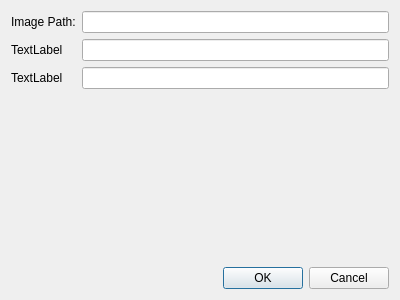
<?xml version="1.0" encoding="UTF-8"?>
<ui version="4.0">
 <class>SettingsDialog</class>
 <widget class="QDialog" name="SettingsDialog">
  <property name="geometry">
   <rect>
    <x>0</x>
    <y>0</y>
    <width>400</width>
    <height>300</height>
   </rect>
  </property>
  <property name="windowTitle">
   <string>Dialog</string>
  </property>
  <layout class="QVBoxLayout" name="verticalLayout">
   <item>
    <layout class="QGridLayout" name="gridLayout">
     <item row="0" column="0">
      <widget class="QLabel" name="label">
       <property name="text">
        <string>Image Path:</string>
       </property>
      </widget>
     </item>
     <item row="0" column="1">
      <widget class="QLineEdit" name="lineEditImagePath"/>
     </item>
     <item row="1" column="0">
      <widget class="QLabel" name="label_2">
       <property name="text">
        <string>TextLabel</string>
       </property>
      </widget>
     </item>
     <item row="1" column="1">
      <widget class="QLineEdit" name="lineEdit_2"/>
     </item>
     <item row="2" column="0">
      <widget class="QLabel" name="label_3">
       <property name="text">
        <string>TextLabel</string>
       </property>
      </widget>
     </item>
     <item row="2" column="1">
      <widget class="QLineEdit" name="lineEdit_3"/>
     </item>
    </layout>
   </item>
   <item>
    <spacer name="verticalSpacer">
     <property name="orientation">
      <enum>Qt::Vertical</enum>
     </property>
     <property name="sizeHint" stdset="0">
      <size>
       <width>20</width>
       <height>40</height>
      </size>
     </property>
    </spacer>
   </item>
   <item>
    <widget class="QDialogButtonBox" name="buttonBox">
     <property name="orientation">
      <enum>Qt::Horizontal</enum>
     </property>
     <property name="standardButtons">
      <set>QDialogButtonBox::Cancel|QDialogButtonBox::Ok</set>
     </property>
    </widget>
   </item>
  </layout>
 </widget>
 <resources/>
 <connections>
  <connection>
   <sender>buttonBox</sender>
   <signal>accepted()</signal>
   <receiver>SettingsDialog</receiver>
   <slot>accept()</slot>
   <hints>
    <hint type="sourcelabel">
     <x>227</x>
     <y>271</y>
    </hint>
    <hint type="destinationlabel">
     <x>157</x>
     <y>274</y>
    </hint>
   </hints>
  </connection>
  <connection>
   <sender>buttonBox</sender>
   <signal>rejected()</signal>
   <receiver>SettingsDialog</receiver>
   <slot>reject()</slot>
   <hints>
    <hint type="sourcelabel">
     <x>316</x>
     <y>260</y>
    </hint>
    <hint type="destinationlabel">
     <x>286</x>
     <y>274</y>
    </hint>
   </hints>
  </connection>
 </connections>
</ui>
